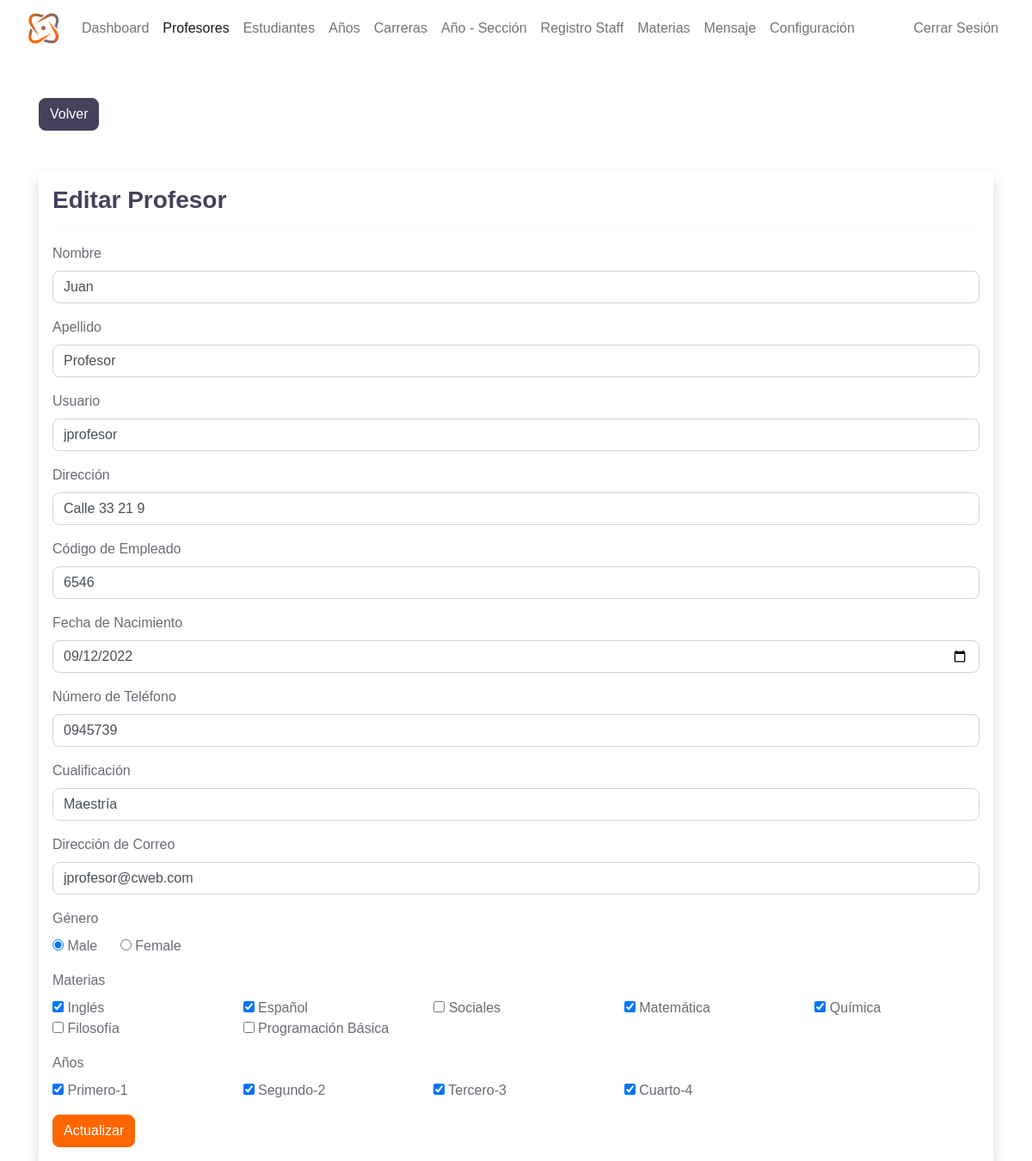
Page /admin/teacher-edit.php?teacher_id=1 (signed in) on the committed database.
### tables this page shows
CREATE TABLE `teachers` (
  `teacher_id` int(11) NOT NULL,
  `username` varchar(127) NOT NULL,
  `password` varchar(255) NOT NULL,
  `class` varchar(31) NOT NULL,
  `fname` varchar(127) NOT NULL,
  `lname` varchar(127) NOT NULL,
  `subjects` varchar(31) NOT NULL,
  `address` varchar(31) NOT NULL,
  `employee_number` int(11) NOT NULL,
  `date_of_birth` date DEFAULT NULL,
  `phone_number` varchar(31) NOT NULL,
  `qualification` varchar(127) NOT NULL,
  `gender` varchar(7) NOT NULL,
  `email_address` varchar(255) NOT NULL,
  `date_of_joined` datetime NOT NULL DEFAULT current_timestamp()
);

CREATE TABLE `class` (
  `class_id` int(11) NOT NULL,
  `grade` int(11) NOT NULL,
  `section` int(11) NOT NULL
);

CREATE TABLE `subjects` (
  `subject_id` int(11) NOT NULL,
  `subject` varchar(31) NOT NULL,
  `subject_code` varchar(31) NOT NULL,
  `grade` int(11) NOT NULL
);

CREATE TABLE `grades` (
  `grade_id` int(11) NOT NULL,
  `grade` varchar(31) NOT NULL,
  `grade_code` varchar(7) NOT NULL
);

### admin/data/teacher.php (called while the page is built, shortened)
<?php
function getTeacherById($teacher_id, $conn){
   $sql = "SELECT * FROM teachers
           WHERE teacher_id=?";
   $stmt = $conn->prepare($sql);
   $stmt->execute([$teacher_id]);
   if ($stmt->rowCount() == 1) {
     $teacher = $stmt->fetch();
     return $teacher;
   }else {
    return 0;
   }
}

### admin/data/subject.php (called while the page is built, shortened)
<?php
function getAllSubjects($conn){
   $sql = "SELECT * FROM subjects";
   $stmt = $conn->prepare($sql);
   $stmt->execute();
   if ($stmt->rowCount() >= 1) {
     $subjects = $stmt->fetchAll();
     return $subjects;
   }else {
   	return 0;
   }
}
 ?>

### admin/data/class.php (called while the page is built, shortened)
<?php
function getAllClasses($conn){
   $sql = "SELECT * FROM class";
   $stmt = $conn->prepare($sql);
   $stmt->execute();
   if ($stmt->rowCount() >= 1) {
     $classes = $stmt->fetchAll();
     return $classes;
   }else {
    return 0;
   }
}

### admin/data/grade.php (called while the page is built, shortened)
<?php
function getGradeById($grade_id, $conn){
   $sql = "SELECT * FROM grades
           WHERE grade_id=?";
   $stmt = $conn->prepare($sql);
   $stmt->execute([$grade_id]);
   if ($stmt->rowCount() == 1) {
     $grade = $stmt->fetch();
     return $grade;
   }else {
    return 0;
   }
}

### admin/teacher-edit.php (the view, shortened to what this page needs)
<?php
if (
  isset($_SESSION['admin_id']) &&
  isset($_SESSION['role'])     &&
  isset($_GET['teacher_id'])
) {
  if ($_SESSION['role'] == 'Admin') {
    include "../DB_connection.php";
    include "data/subject.php";
    include "data/grade.php";
    include "data/section.php";
    include "data/class.php";
    include "data/teacher.php";
    $subjects = getAllSubjects($conn);
    $classes  = getAllClasses($conn);
    $teacher_id = $_GET['teacher_id'];
    $teacher = getTeacherById($teacher_id, $conn);
?>
    <!DOCTYPE html>
    <html lang="en">
    <head>
      <link rel="stylesheet" href="https://cdn.jsdelivr.net/npm/bootstrap@5.2.0/dist/css/bootstrap.min.css">
      <link rel="stylesheet" href="../css/style.css">
      <link rel="stylesheet" href="https://cdnjs.cloudflare.com/ajax/libs/font-awesome/4.7.0/css/font-awesome.min.css">
    </head>
    <body>
      <?php
      include "inc/navbar.php";
      ?>
      <div class="container mt-5">
        <a href="teacher.php" class="btn btn-dark">Volver</a>
        <form method="post" class="shadow p-3 mt-5 form-w" action="req/teacher-edit.php">
          <h3>Editar Profesor</h3>
          <hr>
          <div class="mb-3">
            <label class="form-label">Nombre</label>
            <input type="text" class="form-control" value="<?= $teacher['fname'] ?>" name="fname">
          </div>
          <div class="mb-3">
            <label class="form-label">Apellido</label>
            <input type="text" class="form-control" value="<?= $teacher['lname'] ?>" name="lname">
          </div>
          <div class="mb-3">
            <label class="form-label">Usuario</label>
            <input type="text" class="form-control" value="<?= $teacher['username'] ?>" name="username">
          </div>
          <div class="mb-3">
            <label class="form-label">Dirección</label>
            <input type="text" class="form-control" value="<?= $teacher['address'] ?>" name="address">
          </div>
          <div class="mb-3">
            <label class="form-label">Código de Empleado</label>
            <input type="text" class="form-control" value="<?= $teacher['employee_number'] ?>" name="employee_number">
          </div>
          <div class="mb-3">
            <label class="form-label">Fecha de Nacimiento</label>
            <input type="date" class="form-control" value="<?= $teacher['date_of_birth'] ?>" name="date_of_birth">
          </div>
          <div class="mb-3">
            <label class="form-label">Número de Teléfono</label>
            <input type="text" class="form-control" value="<?= $teacher['phone_number'] ?>" name="phone_number">
          </div>
          <div class="mb-3">
            <label class="form-label">Cualificación</label>
            <input type="text" class="form-control" value="<?= $teacher['qualification'] ?>" name="qualification">
          </div>
          <div class="mb-3">
            <label class="form-label">Dirección de Correo</label>
            <input type="text" class="form-control" value="<?= $teacher['email_address'] ?>" name="email_address">
          </div>
          <div class="mb-3">
            <label class="form-label">Género</label><br>
            <input type="radio" value="Male" <?php if ($teacher['gender'] == 'Male') echo 'checked';  ?> name="gender"> Male
            &nbsp;&nbsp;&nbsp;&nbsp;
            <input type="radio" value="Female" <?php if ($teacher['gender'] == 'Female') echo 'checked';  ?> name="gender"> Female
          </div>
          <div class="mb-3">
            <label class="form-label">Materias</label>
            <div class="row row-cols-5">
              <?php
              $subject_ids = str_split(trim($teacher['subjects']));
              foreach ($subjects as $subject) {
                $checked = 0;
                foreach ($subject_ids as $subject_id) {
                  if ($subject_id == $subject['subject_id']) {
                    $checked = 1;
                  }
                }
              ?>
                <div class="col">
                  <input type="checkbox" name="subjects[]" <?php if ($checked) echo "checked"; ?> value="<?= $subject['subject_id'] ?>">
                  <?= $subject['subject'] ?>
                </div>
              <?php } ?>
            </div>
          </div>
          <div class="mb-3">
            <label class="form-label">Años</label>
            <div class="row row-cols-5">
              <?php
              $class_ids = str_split(trim($teacher['class']));
              foreach ($classes as $class) {
                $checked = 0;
                foreach ($class_ids as $class_id) {
                  if ($class_id == $class['class_id']) {
                    $checked = 1;
                  }
                }
                $grade = getGradeById($class['class_id'], $conn);
              ?>
                <div class="col">
                  <input type="checkbox" name="classes[]" <?php if ($checked) echo "checked"; ?> value="<?= $grade['grade_id'] ?>">
                  <?= $grade['grade_code'] ?>-<?= $grade['grade'] ?>
                </div>
              <?php } ?>
            </div>
          </div>
          <button type="submit" class="btn btn-primary">
            Actualizar</button>
        </form>
      </div>
    </body>
    </html>
<?php
  } else {
    header("Location: teacher.php");
    exit;
  }
} else {
  header("Location: teacher.php");
  exit;
}
?>

### rows in the picture
teachers: fname "Juan", lname "Profesor", username "jprofesor", address "Calle 33 21 9", employee_number "6546", date_of_birth "09/12/2022", phone_number "0945739", qualification "Maestría", email_address "jprofesor@cweb.com", gender "☑"
subjects: subject "Inglés"
class: section "☑", grade "☑", class_id "☑", grades.grade_code "Cuarto", grades.grade "4"
subjects: subject "Español"
subjects: subject "Sociales"
subjects: subject "Matemática"
subjects: subject_id "☑", subject "Química"
subjects: subject "Filosofía"
subjects: subject "Programación Básica"
class: grades.grade_code "Primero", grades.grade "1"
class: grades.grade_code "Segundo", grades.grade "2"
class: class_id "☑", grades.grade_code "Tercero", grades.grade "3"
